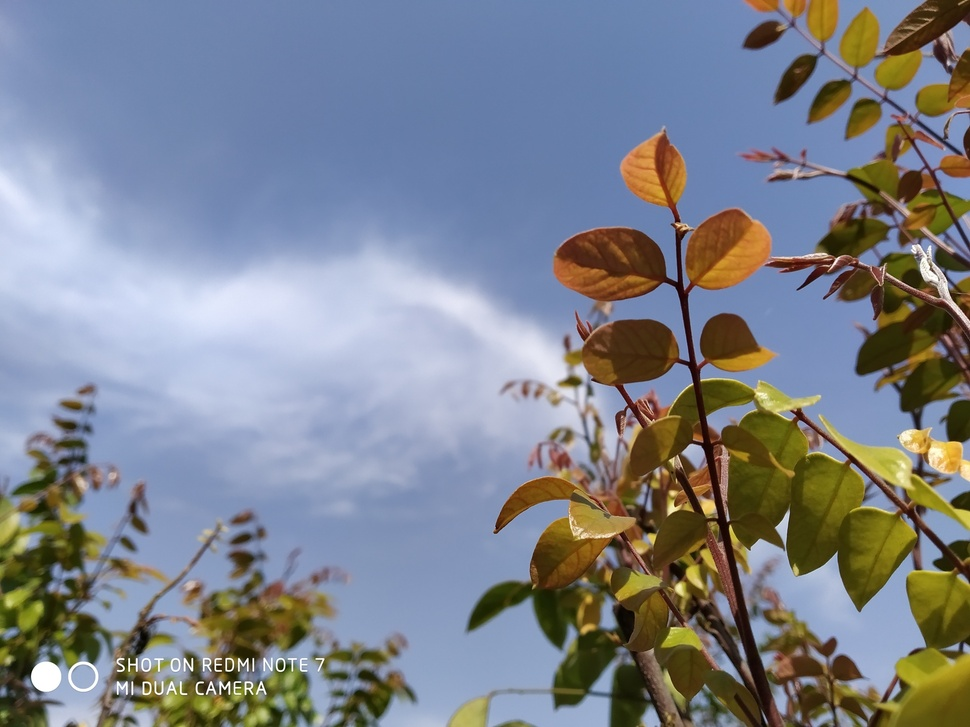
%> input picture CamTest.jpg, 970 x 727 px, shrunk from 2000 x 1500 before the run
$ octave ImageEncryption.m   (GNU Octave 9; MATLAB toolbox functions it lacks are replaced by stand-ins)
%> lines starting %> are read from the running program, lines starting %| are printed output that depends on the picture
### imageCutter.m
function [c,cat]=imageCutter(OrgImg);
[rows,coloumns,maps]=size(OrgImg);
n=1;
c{1}=[0];
r{1}=OrgImg;
n=n+1;
if rows==coloumns
    c{2}=(OrgImg);
    cat{2}='no need';
end
if rows>coloumns
    for i=1:10000
        [remrow,remcoloumn,remmap]=size(r{n-1});
        if remrow==remcoloumn
            c{n}=r{n-1};
            break
        end
        if remrow>remcoloumn
            [c{n},r{n}]=rowsGreater(r{n-1});
            cat{n}=1;
            n=n+1;
        end
        if remcoloumn>remrow
            [c{n},r{n}]=coloumnGreater(r{n-1});
            cat{n}=0;
            n=n+1;
        end
    end
end
if coloumns>rows
    for i=1:500
        [remrow,remcoloumn,remmap]=size(r{n-1});
        if remrow==remcoloumn
            c{n}=r{n-1};
            break
        end
        if remrow>remcoloumn
            [c{n},r{n}]=rowsGreater(r{n-1});
            cat{n}=1;
            n=n+1;
        end
        if remcoloumn>remrow
            [c{n},r{n}]=coloumnGreater(r{n-1});
            cat{n}=0;
            n=n+1;
        end
    end
end
end

### coloumnGreater.m
function [squaredImage,remainingImage]=coloumnGreater(I)
[rows,coloumn,map]=size(I);
squaredImage=I(:,1:rows,:);
remainingImage=I(:,rows+1:end,:);
end

### rowsGreater.m
function [squaredImage,remainingImage]=rowsGreater(I)
[rows,coloumn,map]=size(I);
squaredImage=I(1:coloumn,:,:);
remainingImage=I(coloumn+1:end,:,:);
end

### randPermutator.m
function [scramb]=randPermutator(ip)
    rgbImage=ip;
    [rows, columns, numberOfColorBands] = size(rgbImage);
global scrambleOrder
    scrambleOrder = randperm(rows*columns);

    redChannel = rgbImage(:, :, 1);
    greenChannel = rgbImage(:, :, 2);
    blueChannel = rgbImage(:, :, 3);

    redChannel = redChannel(scrambleOrder);
    greenChannel = greenChannel(scrambleOrder);
    blueChannel = blueChannel(scrambleOrder);

    redChannel = reshape(redChannel, [rows, columns]);
    greenChannel = reshape(greenChannel, [rows, columns]);
    blueChannel = reshape(blueChannel, [rows, columns]);

    scramb = cat(3, redChannel, greenChannel, blueChannel);
end

### rotator.m
function [rotatedLeft,rotatedRight,rotatedDown]=rotator(img)
[rows,coloumns,maps]=size(img);
for i=coloumns:-1:2
    temprotimg{i}=imrotate(img{i},90);
end
rotatedLeft=temprotimg;
for i=coloumns:-1:2
    temprotimg{i}=imrotate(img{i},180);
end
rotatedDown=temprotimg;
for i=coloumns:-1:2
    temprotimg{i}=imrotate(img{i},-90);
end
rotatedRight=temprotimg;
end

### catenator.m
function [catenatedImage]=catenator(c,cat)
[row,coloumn]=size(cat);
image=c{end};
for i=coloumn:-1:2
    if cat{i}==1
        image=[c{i};image];
    end
    if cat{i}==0
        image=[c{i},image];
    end
    catenatedImage=image;
end


### rgbComponent.m
function [redImg,greenImg,blueImg]=rgbComponent(cutdImg)
[rows,coloumns,maps]=size(cutdImg);
for i=coloumns:-1:2
    OrgImg=cutdImg{i};
    redImg{i}=OrgImg(:,:,1);
    greenImg{i}=OrgImg(:,:,2);
    blueImg{i}=OrgImg(:,:,3);
end

### flipper.m
function [lr,ud,rl]=flipper(img)
[rows,coloumns,maps]=size(img);
for i=coloumns:-1:2
lr{i}=fliplr(img{i});
ud{i}=flipud(img{i});
rl{i}=fliplr(img{i});
end

### xorer.m
function [xored]=xorer(img1,img2,img3,img4,img5,img6,cutrlgc)
[i1]=catenator(img1,cutrlgc);
[i2]=catenator(img2,cutrlgc);
[i3]=catenator(img3,cutrlgc);
[i4]=catenator(img4,cutrlgc);
[i5]=catenator(img5,cutrlgc);
[i6]=catenator(img6,cutrlgc);
temp=bitxor(i1,i2);
temp=bitxor(temp,i3);
temp=bitxor(temp,i4);
temp=bitxor(temp,i5);
temp=bitxor(temp,i6);
xored=temp;
end

### mkb.m
close all
clear all
clc

### ImageEncryption.m
mkb
[X,P]=uigetfile('*.jpg;*.jpeg;*.png;*.tif;*.tiff;','Choose Image For Encryption');
%> the answer given: CamTest.jpg
OrgImg=imread(X);
%> OrgImg is the input picture: size 727x970x3 uint8; mean R, G, B 126.3, 131.8, 141.7
MainImg=OrgImg;
imshow(OrgImg);
title('Original Image');
[rows,coloumns,map]=size(OrgImg);
[cutdImg,cutrlgc]=imageCutter(OrgImg);
%> the loop in imageCutter, `for i=1:500` made 126 passes
%> (remrow, remcoloumn) on passes 1 to 8: (727, 970), (727, 243), (484, 243), (241, 243), (241, 2), (239, 2), (237, 2), (235, 2)
%> pass 1, in coloumnGreater, `remainingImage=I(:,rows+1:end,:);`:
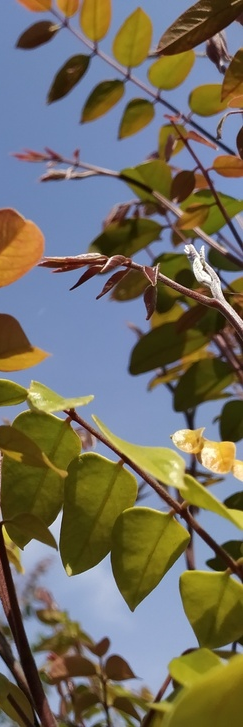
%> remainingImage: size 727x243x3 uint8; mean R, G, B 113.6, 110, 97.2
%> after the loop in imageCutter, `for i=1:500`: c = 127 items; cat = 126 items; n = 127; r = 126 items
%> cutdImg = 127 items; cutrlgc = 126 items
scramImg=randPermutator(OrgImg);
%> in randPermutator, `scramb = cat(3, redChannel, greenChannel, blueChannel);`:
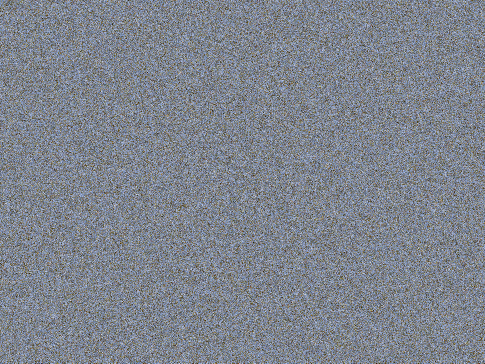
%> scramb: size 727x970x3 uint8 (shown at 1/2 size); mean R, G, B 126.3, 131.8, 141.7; mean of the top-left, top-right, bottom-left and bottom-right quarters 133.4, 133.4, 133.3, 133.2
[rotatedLeft,rotatedRight,rotatedDown]=rotator(cutdImg);
%> in rotator, `[rows,coloumns,maps]=size(img);`: rows = 1; coloumns = 127; maps = 1
%> the loop in rotator, `for i=coloumns:-1:2` made 126 passes
%> i on passes 1 to 8: 127, 126, 125, 124, 123, 122, 121, 120
%> after the loop in rotator, `for i=coloumns:-1:2`: temprotimg = 127 items
%> rotatedLeft = 127 items; rotatedRight = 127 items; rotatedDown = 127 items
rotatedLeft=catenator(rotatedLeft,cutrlgc);
%> in catenator, `[row,coloumn]=size(cat);`: row = 1; coloumn = 126
%> in catenator, `image=c{end};`: image = [85 74 12]
%> the loop in catenator, `for i=coloumn:-1:2` made 125 passes
rotatedRight=catenator(rotatedRight,cutrlgc);
%> the loop in catenator (call 2), `for i=coloumn:-1:2` made 125 passes
rotatedDown=catenator(rotatedDown,cutrlgc);
scramLeft=randPermutator(rotatedLeft);
scramRight=randPermutator(rotatedRight);
scramDown=randPermutator(rotatedDown);
tempPrimaryKey1=bitxor(scramLeft,scramRight);
tempPrimaryKey2=bitxor(scramDown,scramImg);
primaryKey=bitxor(tempPrimaryKey1,tempPrimaryKey2);
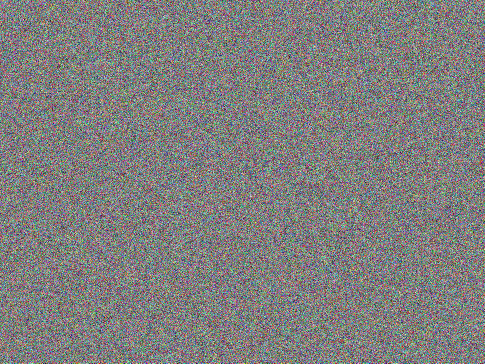
%> primaryKey: size 727x970x3 uint8 (shown at 1/2 size); mean R, G, B 127.5, 126.6, 126
[primaryKey,keylgc]=imageCutter(primaryKey);
%> the loop in imageCutter (call 2), `for i=1:500` made 126 passes
%> pass 1, in coloumnGreater (call 3), `remainingImage=I(:,rows+1:end,:);`:
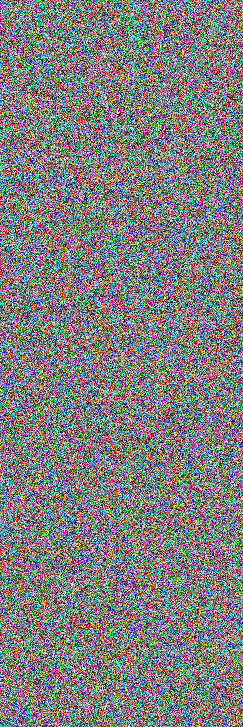
%> remainingImage: size 727x243x3 uint8; mean R, G, B 127.3, 126.7, 125.9
[redKey,greenKey,blueKey]=rgbComponent(primaryKey);
%> the loop in rgbComponent, `for i=coloumns:-1:2` made 126 passes
[redKlr,redKud,redKrl]=flipper(redKey);
%> the loop in flipper, `for i=coloumns:-1:2` made 126 passes
[greenKlr,greenKud,greenKrl]=flipper(greenKey);
%> the loop in flipper (call 2), `for i=coloumns:-1:2` made 126 passes
[blueKlr,blueKud,blueKrl]=flipper(blueKey);
[redLeft,redRight,redRotate]=rotator(redKey);
%> the loop in rotator (call 2), `for i=coloumns:-1:2` made 126 passes
[greenLeft,greenRight,greenRotate]=rotator(greenKey);
[blueLeft,blueRight,blueRotate]=rotator(blueKey);
[redRlr,redRud,redRrl]=flipper(redRotate);
[greenRlr,greenRud,greenRrl]=flipper(greenRotate);
[blueRlr,blueRud,blueRrl]=flipper(blueRotate);
[redXored]=xorer(redKlr,redKud,redKrl,redRlr,redRud,redRrl,cutrlgc);
[greenXored]=xorer(greenKlr,greenKud,greenKrl,greenRlr,greenRud,greenRrl,cutrlgc);
%> the loop in catenator (call 10), `for i=coloumn:-1:2` made 125 passes
%> after the loop in catenator (call 10), `for i=coloumn:-1:2`:
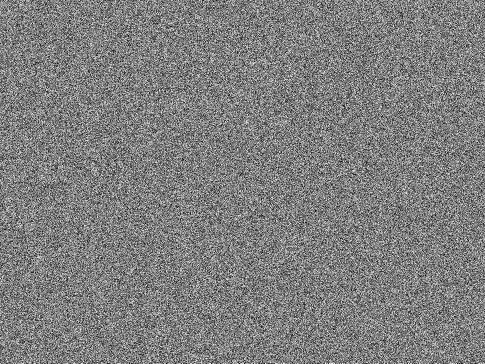
%> image: size 727x970 uint8 (shown at 1/2 size); min 0, max 255, mean 126.6
%> the loop in catenator (call 11), `for i=coloumn:-1:2` made 125 passes
%> after the loop in catenator (call 11), `for i=coloumn:-1:2`:
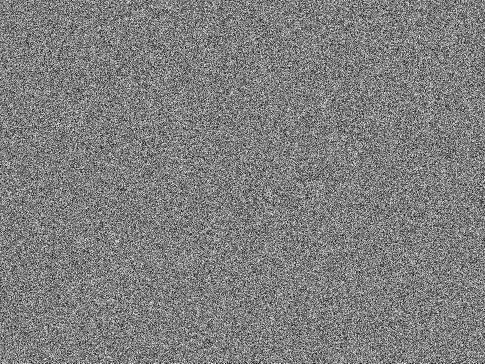
%> image: size 727x970 uint8 (shown at 1/2 size); min 0, max 255, mean 126.6; mean of the top-left, top-right, bottom-left and bottom-right quarters 126.3, 126.7, 126.7, 126.7
[blueXored]=xorer(blueKlr,blueKud,blueKrl,blueRlr,blueRud,blueRrl,cutrlgc);
%> the loop in catenator (call 16), `for i=coloumn:-1:2` made 125 passes
%> after the loop in catenator (call 16), `for i=coloumn:-1:2`:
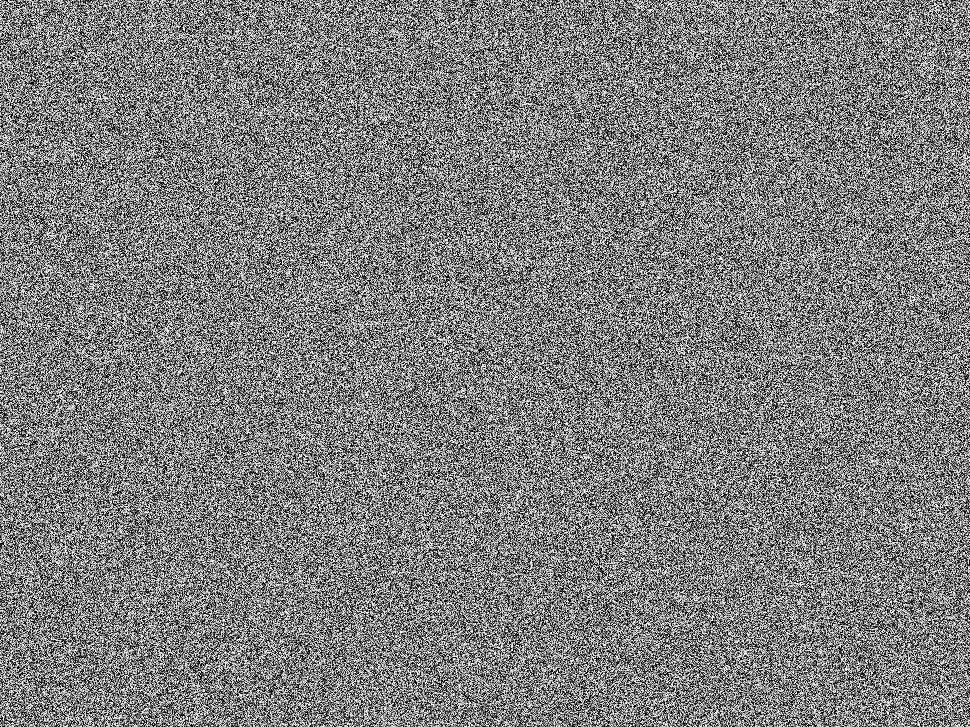
%> image: size 727x970 uint8; min 0, max 255, mean 126
tempKey=cat(3,redXored,greenXored,blueXored);
tempKey=bitxor(tempKey,OrgImg);
redTempKey=tempKey(:,:,1);
greenTempKey=tempKey(:,:,2);
blueTempKey=tempKey(:,:,3);
temp=bitxor(redTempKey,greenTempKey);
ImgKey=bitxor(temp,blueTempKey);
figure;
imshow(ImgKey)
title('Image Key')
figure;
imhist(ImgKey);
title('Histogram of Image Key')

$ run again, on Glass.jpg
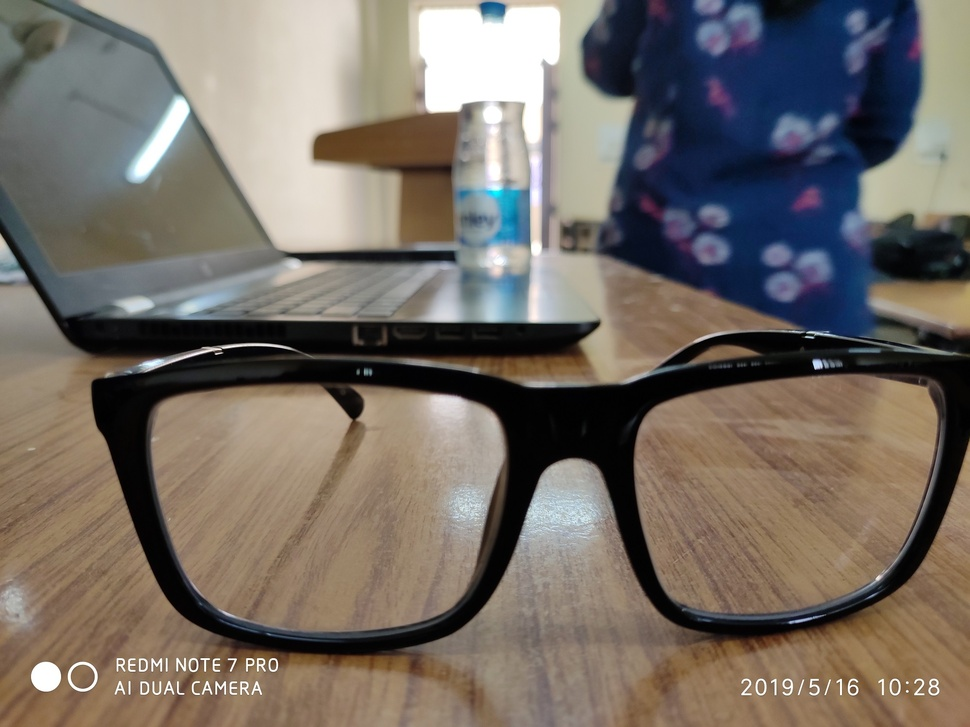
%> input picture Glass.jpg, 970 x 727 px, shrunk from 2000 x 1500 before the run
%> OrgImg is the input picture: size 727x970x3 uint8; mean R, G, B 117.5, 109.5, 101.4
%> the loop in imageCutter, `for i=1:500` made 126 passes
%> (remrow, remcoloumn) on passes 1 to 8: (727, 970), (727, 243), (484, 243), (241, 243), (241, 2), (239, 2), (237, 2), (235, 2)
%> after the loop in imageCutter, `for i=1:500`: c = 127 items; cat = 126 items; n = 127; r = 126 items
%> cutdImg = 127 items; cutrlgc = 126 items
%> in rotator, `[rows,coloumns,maps]=size(img);`: rows = 1; coloumns = 127; maps = 1
%> the loop in rotator, `for i=coloumns:-1:2` made 126 passes
%> i on passes 1 to 8: 127, 126, 125, 124, 123, 122, 121, 120
%> after the loop in rotator, `for i=coloumns:-1:2`: temprotimg = 127 items
%> in catenator, `[row,coloumn]=size(cat);`: row = 1; coloumn = 126
%> in catenator, `image=c{end};`: image = [147 103 78]
%> the loop in catenator, `for i=coloumn:-1:2` made 125 passes
%> the loop in catenator (call 2), `for i=coloumn:-1:2` made 125 passes
%> the loop in imageCutter (call 2), `for i=1:500` made 126 passes
%> the loop in rgbComponent, `for i=coloumns:-1:2` made 126 passes
%> the loop in flipper, `for i=coloumns:-1:2` made 126 passes
%> the loop in flipper (call 2), `for i=coloumns:-1:2` made 126 passes
%> the loop in rotator (call 2), `for i=coloumns:-1:2` made 126 passes
%> the loop in catenator (call 11), `for i=coloumn:-1:2` made 125 passes
%> after the loop in catenator (call 11), `for i=coloumn:-1:2`:
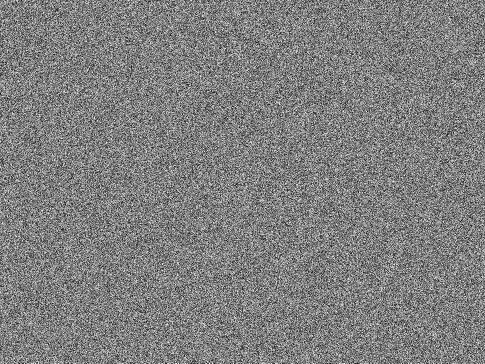
%> image: size 727x970 uint8 (shown at 1/2 size); min 0, max 255, mean 127.1; mean of the top-left, top-right, bottom-left and bottom-right quarters 127.2, 127.1, 127.3, 126.9
%> the loop in catenator (call 16), `for i=coloumn:-1:2` made 125 passes
%> after the loop in catenator (call 16), `for i=coloumn:-1:2`:
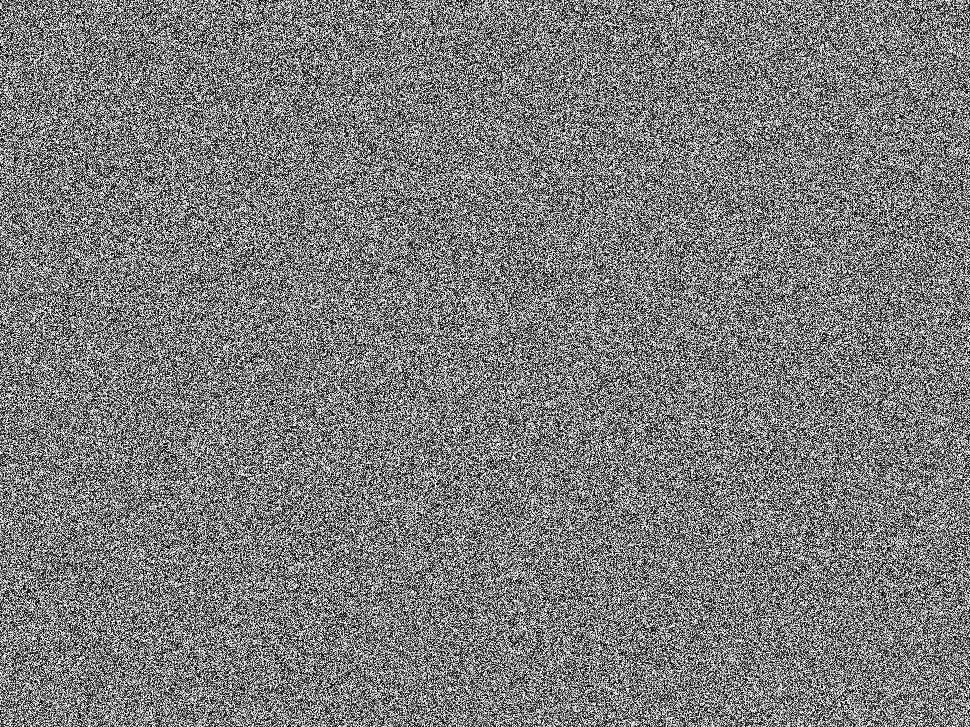
%> image: size 727x970 uint8; min 0, max 255, mean 123.6

$ run again, on Interior.jpg
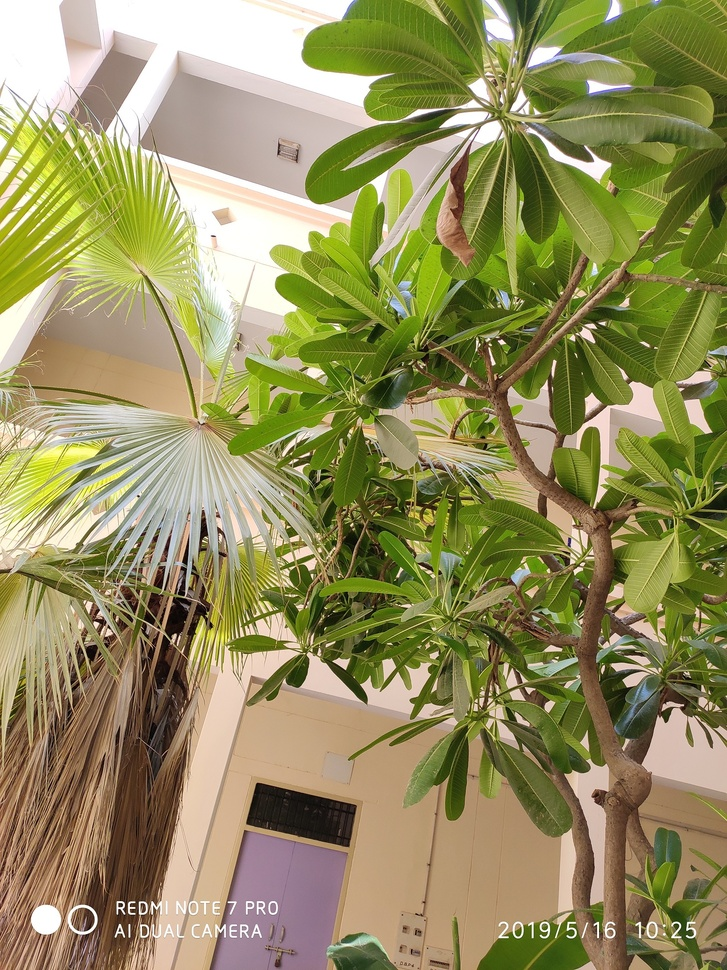
%> input picture Interior.jpg, 727 x 970 px, shrunk from 1500 x 2000 before the run
%> OrgImg is the input picture: size 970x727x3 uint8; mean R, G, B 147.9, 142.7, 94.2
%> the loop in imageCutter, `for i=1:10000` made 126 passes
%> (remrow, remcoloumn) on passes 1 to 8: (970, 727), (243, 727), (243, 484), (243, 241), (2, 241), (2, 239), (2, 237), (2, 235)
%> after the loop in imageCutter, `for i=1:10000`: c = 127 items; cat = 126 items; n = 127; r = 126 items
%> cutdImg = 127 items; cutrlgc = 126 items
%> in rotator, `[rows,coloumns,maps]=size(img);`: rows = 1; coloumns = 127; maps = 1
%> the loop in rotator, `for i=coloumns:-1:2` made 126 passes
%> i on passes 1 to 8: 127, 126, 125, 124, 123, 122, 121, 120
%> after the loop in rotator, `for i=coloumns:-1:2`: temprotimg = 127 items
%> in catenator, `[row,coloumn]=size(cat);`: row = 1; coloumn = 126
%> in catenator, `image=c{end};`: image = [54 64 39]
%> the loop in catenator, `for i=coloumn:-1:2` made 125 passes
%> the loop in catenator (call 2), `for i=coloumn:-1:2` made 125 passes
%> the loop in imageCutter (call 2), `for i=1:10000` made 126 passes
%> the loop in rgbComponent, `for i=coloumns:-1:2` made 126 passes
%> the loop in flipper, `for i=coloumns:-1:2` made 126 passes
%> the loop in flipper (call 2), `for i=coloumns:-1:2` made 126 passes
%> the loop in rotator (call 2), `for i=coloumns:-1:2` made 126 passes
%> the loop in catenator (call 11), `for i=coloumn:-1:2` made 125 passes
%> after the loop in catenator (call 11), `for i=coloumn:-1:2`:
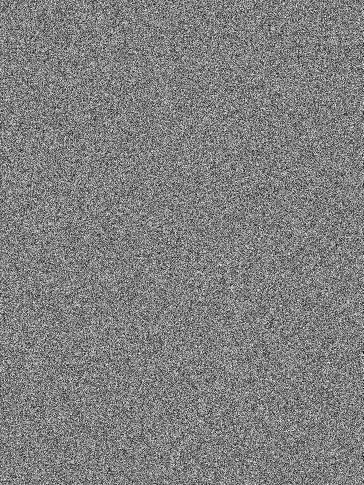
%> image: size 970x727 uint8 (shown at 1/2 size); min 0, max 255, mean 127.4; mean of the top-left, top-right, bottom-left and bottom-right quarters 127.6, 127.3, 127.3, 127.3
%> the loop in catenator (call 16), `for i=coloumn:-1:2` made 125 passes
%> after the loop in catenator (call 16), `for i=coloumn:-1:2`:
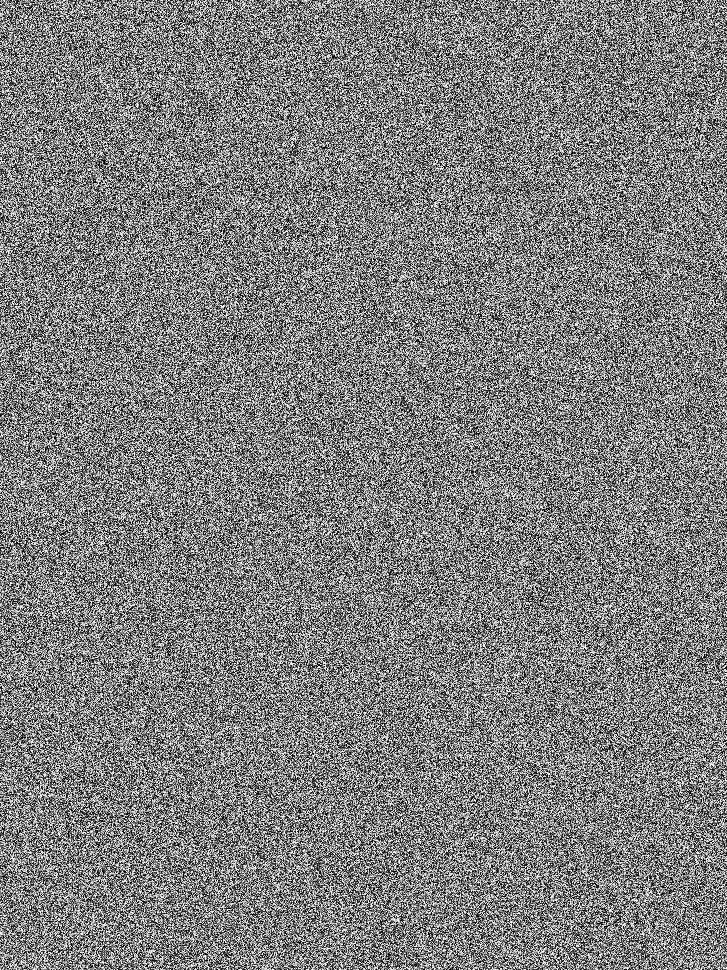
%> image: size 970x727 uint8; min 0, max 255, mean 125.9
